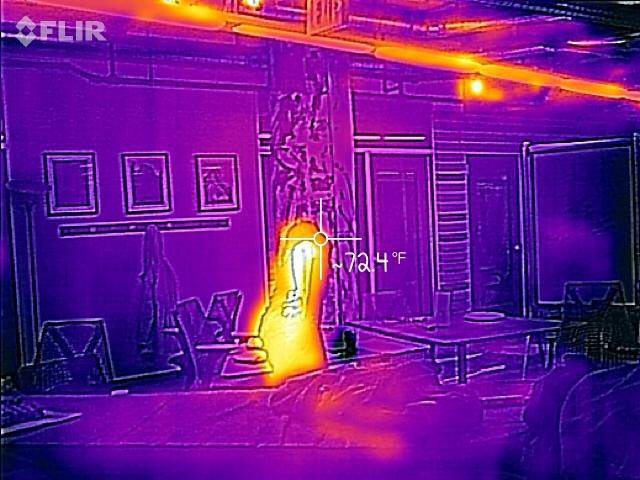
#> input picture blob/flir.jpg, 640 x 480 px
$ python derp.py   (Python 2 division)
#> lines starting #> are read from the running program, lines starting #| are printed output that depends on the picture; long printed decimals are rounded
from matplotlib import pyplot as plt
from skimage import data
from skimage.feature import blob_dog, blob_log, blob_doh
from math import sqrt
from skimage.color import rgb2gray
from skimage.io import imread
image = imread('flir.jpg')
#> image is the input picture: shape (480, 640, 3); mean R, G, B 111.5, 25.7, 137.8
image_gray = rgb2gray(image)
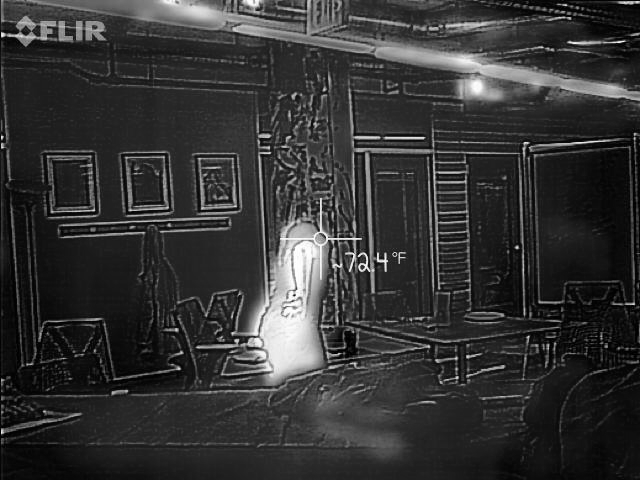
#> image_gray: shape (480, 640) float64; min 0.000565, max 1, mean 0.204

blobs_doh = blob_doh(image_gray, min_sigma=20, max_sigma=35, threshold=.01)
#> blobs_doh = [[341, 282, 35], [254, 297, 35]]

blobs_list = [blobs_doh]
#> blobs_list = [[[341, 282, 35], [254, 297, 35]]]
print blobs_list
#| [array([[341., 282.,  35.],
#|        [254., 297.,  35.]])]
colors = ['lime']
titles = ['Determinant of Hessian']
sequence = zip(blobs_list, colors, titles)
#> sequence = [([[341, 282, 35], [254, 297, 35]], 'lime', 'Determinant of Hessian')]

fig,axes = plt.subplots(1, 3, sharex=True, sharey=True, subplot_kw={'adjustable':'box-forced'})
axes = axes.ravel()
for blobs, color, title in sequence:
    ax = axes[0]
    axes = axes[1:]
    ax.set_title(title)
    ax.imshow(image, interpolation='nearest')
    for blob in blobs:
        y, x, r = blob
        c = plt.Circle((x, y), r, color=color, linewidth=2, fill=False)
        ax.add_patch(c)
#> this loop made 1 pass
#> (blobs, color, title) on pass 1: ([[341, 282, 35], [254, 297, 35]], 'lime', 'Determinant of Hessian')

plt.show()
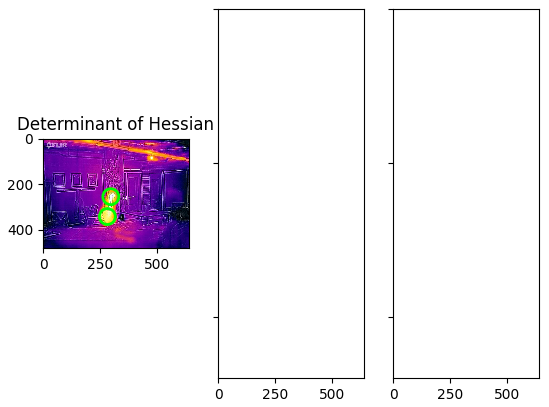
#> figure drawn by matplotlib, 1 panel

$ run again, with blob/f.jpg copied over blob/flir.jpg
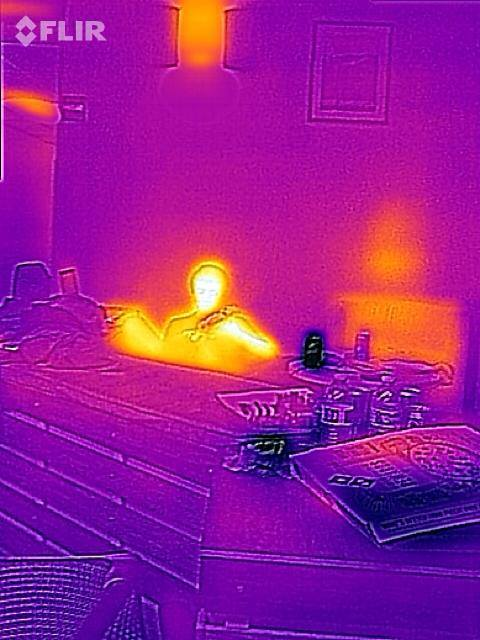
#> input picture blob/f.jpg, 480 x 640 px
#> image is the input picture: shape (640, 480, 3); mean R, G, B 153, 27, 146.3
#> `image_gray = rgb2gray(image)`:
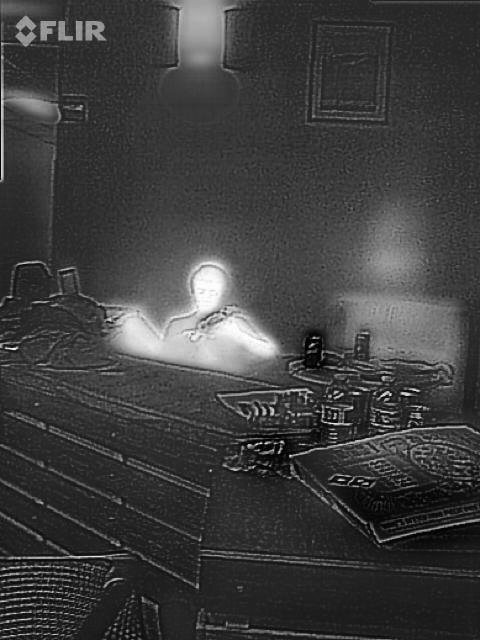
#> image_gray: shape (640, 480) float64; min 0, max 0.999, mean 0.245
#> blobs_doh = [[281, 207, 28.33], [12, 200, 35]]
#> blobs_list = [[[281, 207, 28.33], [12, 200, 35]]]
#| [array([[281.        , 207.        ,  28.333],
#|        [ 12.        , 200.        ,  35.        ]])]
#> sequence = [([[281, 207, 28.33], [12, 200, 35]], 'lime', 'Determinant of Hessian')]
#> the loop `for blobs, color, title in sequence:` made 1 pass
#> (blobs, color, title) on pass 1: ([[281, 207, 28.33], [12, 200, 35]], 'lime', 'Determinant of Hessian')
#> `plt.show()`:
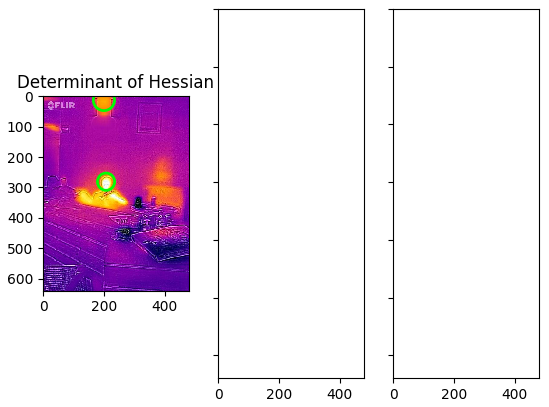
#> figure drawn by matplotlib, 1 panel
